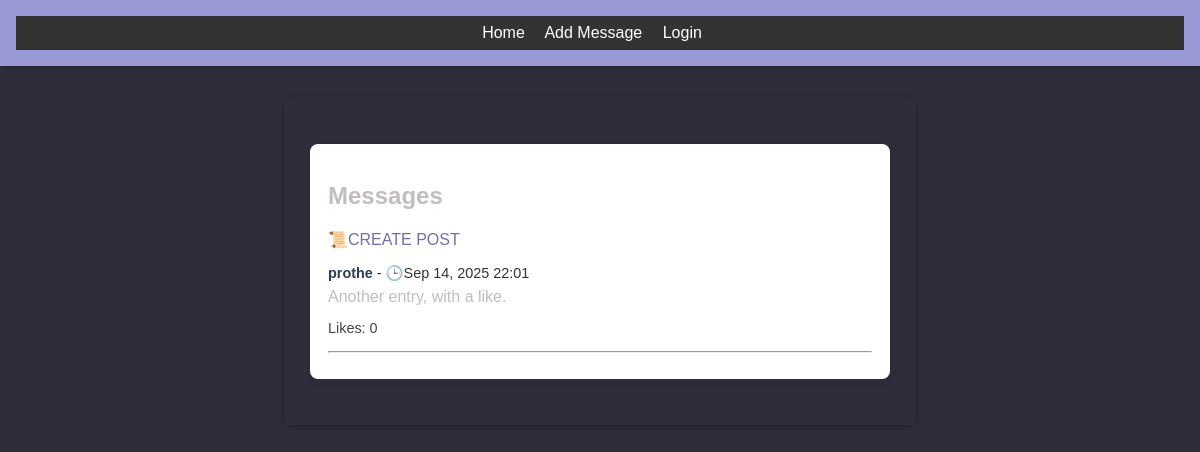
The app's page /, older data.
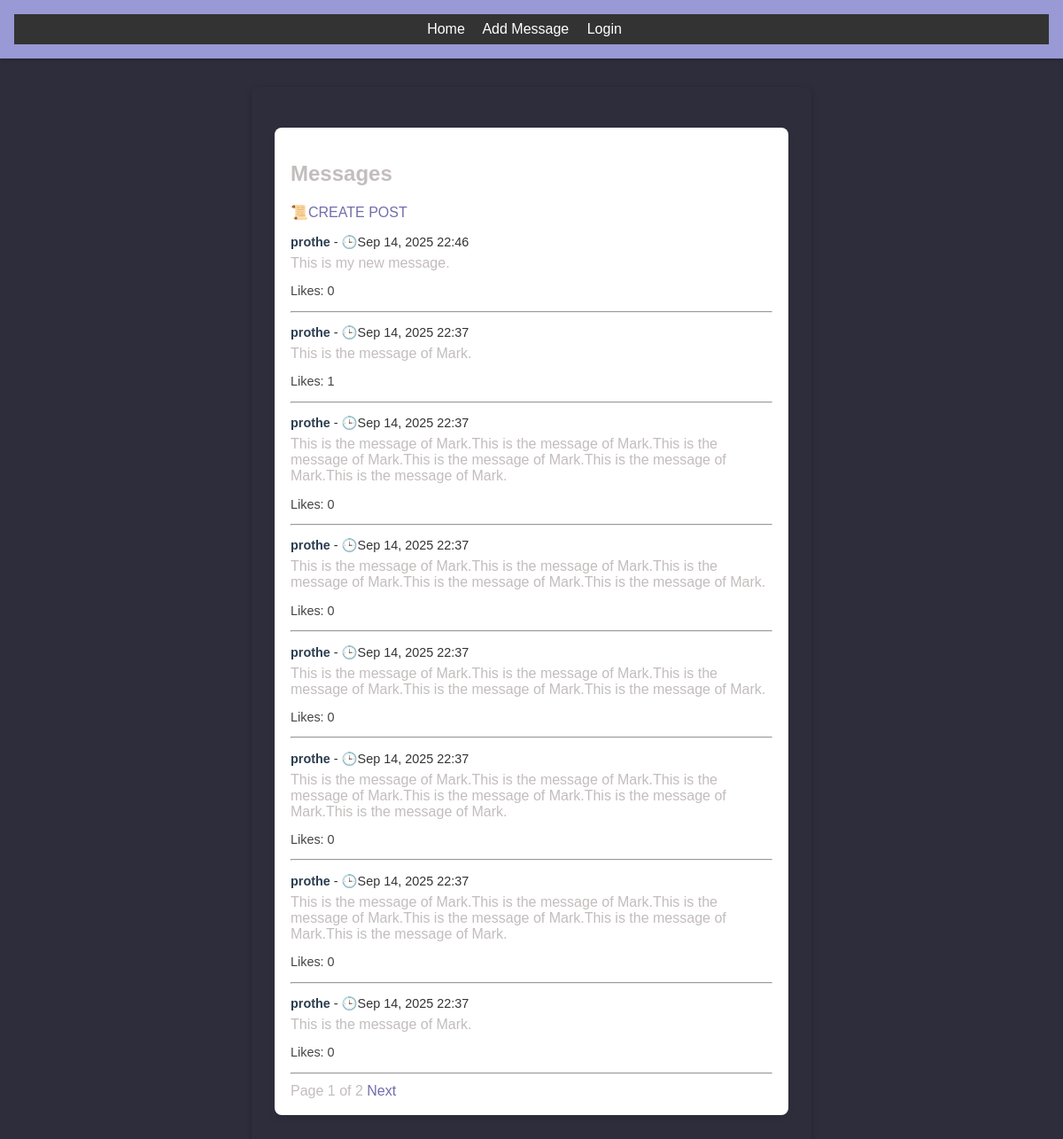
The same page, newer data.
### core/models.py (models this page shows, shortened)
class Message(models.Model):
    text = models.CharField(max_length=200)
    author = models.CharField(max_length=50, blank=True, default="Anonymous")
    created_at = models.DateTimeField(auto_now_add=True)
    likes = models.ManyToManyField(User, blank=True, related_name="liked_messages")
    def total_likes(self):
        return self.likes.count()

### core/views.py (the view)
# urls.py: path("", MessageListView.as_view(), name="index"),
class MessageListView(ListView):
    model = Message
    template_name = "index.html"
    context_object_name = "messages_list"
    ordering = ["-created_at"]
    paginate_by = 8

### templates/index.html (shortened to what this page needs)
{% extends "base.html" %}
{% load static %}
{% block content %}
  <section class="container">
    <div class="card">
      <h2>Messages</h2>
      <p><a class="add-link" href="{% url 'add_message' %}">📜CREATE POST</a></p>
      {% for message in messages_list %}
        <div class="message-item">
          <p class="meta">
            <strong>{{ message.author }}</strong> -
            <span class="time">🕒{{ message.created_at|date:"M d, Y H:i" }}</span>
          </p>
          <p class="text">{{ message.text }}</p>
          <p class="controls">
            <span>Likes: {{ message.total_likes }}</span>
          </p>
        </div>
        <hr>
      {% empty %}
        <p>No messages yet. Be the first!</p>
      {% endfor %}
      {% if is_paginated %}
        <div class="pagination">
          <span>Page {{ page_obj.number }} of {{ page_obj.paginator.num_pages }}</span>
          {% if page_obj.has_next %}
            <a href="?page={{ page_obj.next_page_number }}">Next</a>
          {% endif %}
        </div>
      {% endif %}
    </div>
  </section>
{% endblock %}

Row changes from the older to the newer data that the page shows:
no longer on this page (row unchanged): Message: author "prothe", created_at "Sep 14, 2025 22:01", text "Another entry, with a like.", total_likes "0"
added Message: author "prothe", created_at "Sep 14, 2025 22:46", text "This is my new message.", total_likes "0"
added Message: author "prothe", created_at "Sep 14, 2025 22:37", text "This is the message of Mark.", total_likes "1"
added Message: author "prothe", created_at "Sep 14, 2025 22:37", text "This is the message of Mark.This is the message of Mark.This is the message of Mark.This is the message of Mark.This is the message of Mark.This is the message of Mark.", total_likes "0"
added Message: author "prothe", created_at "Sep 14, 2025 22:37", text "This is the message of Mark.This is the message of Mark.This is the message of Mark.This is the message of Mark.This is the message of Mark.", total_likes "0"
added Message: author "prothe", created_at "Sep 14, 2025 22:37", text "This is the message of Mark.This is the message of Mark.This is the message of Mark.This is the message of Mark.This is the message of Mark.", total_likes "0"
added Message: author "prothe", created_at "Sep 14, 2025 22:37", text "This is the message of Mark.This is the message of Mark.This is the message of Mark.This is the message of Mark.This is the message of Mark.This is the message of Mark.", total_likes "0"
added Message: author "prothe", created_at "Sep 14, 2025 22:37", text "This is the message of Mark.This is the message of Mark.This is the message of Mark.This is the message of Mark.This is the message of Mark.This is the message of Mark.", total_likes "0"
added Message: author "prothe", created_at "Sep 14, 2025 22:37", text "This is the message of Mark.", total_likes "0"
Text that changed along with them:
{{ page_obj.number }}: (not shown) → "1"
{{ page_obj.paginator.num_pages }}: (not shown) → "2"
text now shown: "Page of Next"
